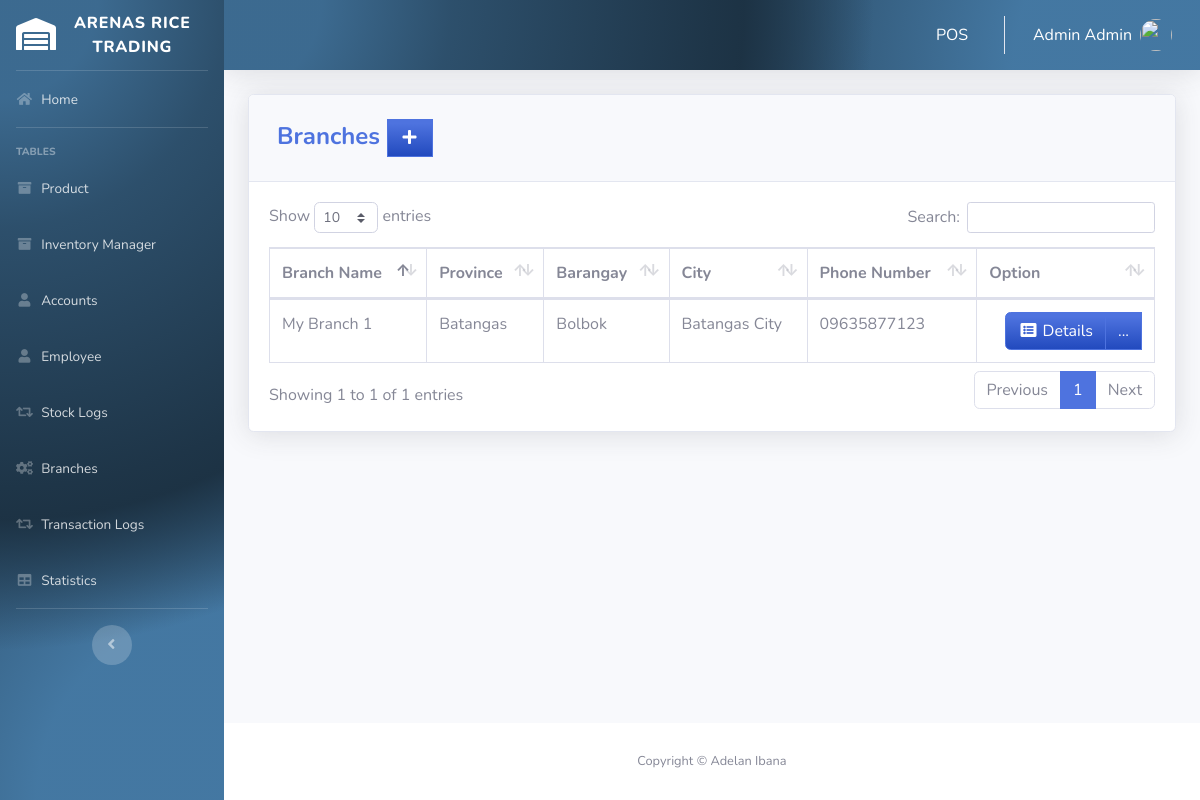
Screenshot of /pages/branches.php (signed in) with the database file from the repository.
### tables this page shows
CREATE TABLE `branches` (
  `BRANCH_ID` int(11) NOT NULL,
  `COMPANY_NAME` varchar(50) DEFAULT NULL,
  `LOCATION_ID` int(11) NOT NULL,
  `PHONE_NUMBER` varchar(11) DEFAULT NULL,
  `BARANGAY` varchar(500) NOT NULL
);

CREATE TABLE `location` (
  `LOCATION_ID` int(11) NOT NULL,
  `PROVINCE` varchar(100) DEFAULT NULL,
  `CITY` varchar(100) DEFAULT NULL,
  `BARANGAY` varchar(50) NOT NULL
);

### pages/branches.php (the view, shortened to what this page needs)
<?php
include'../includes/connection.php';
include'../includes/sidebar.php';
?>
            <div class="card shadow mb-4">
            <div class="card-header py-3">
              <h4 class="m-2 font-weight-bold text-primary">Branches&nbsp;<a  href="#" data-toggle="modal" data-target="#branchesModal" type="button" class="btn btn-primary bg-gradient-primary" style="border-radius: 0px;"><i class="fas fa-fw fa-plus"></i></a></h4>
            </div>
            <div class="card-body">
              <div class="table-responsive">
                <table class="table table-bordered" id="dataTable" width="100%" cellspacing="0">
               <thead>
                   <tr>
                       <th>Branch Name</th>
                       <th>Province</th>
                       <th>Barangay</th>
                       <th>City</th>
                       <th>Phone Number</th>
                       <th>Option</th>
                   </tr>
               </thead>
          <tbody>
<?php
    $query = 'SELECT BRANCH_ID, COMPANY_NAME, l.PROVINCE, l.BARANGAY, l.CITY, PHONE_NUMBER FROM branches s join location l on s.LOCATION_ID=l.LOCATION_ID';
        $result = mysqli_query($db, $query) or die (mysqli_error($db));
            while ($row = mysqli_fetch_assoc($result)) {
                echo '<tr>';
                echo '<td>'. $row['COMPANY_NAME'].'</td>';
                echo '<td>'. $row['PROVINCE'].'</td>';
                echo '<td>'. $row['BARANGAY'].'</td>';
                echo '<td>'. $row['CITY'].'</td>';
                echo '<td>'. $row['PHONE_NUMBER'].'</td>';
                      echo '<td align="right"> <div class="btn-group">
                              <a type="button" class="btn btn-primary bg-gradient-primary" href="bra_searchfrm.php?action=edit & id='.$row['BRANCH_ID'] . '"><i class="fas fa-fw fa-list-alt"></i> Details</a>
                            <div class="btn-group">
                              <a type="button" class="btn btn-primary bg-gradient-primary dropdown no-arrow" data-toggle="dropdown" style="color:white;">
                              ... <span class="caret"></span></a>
                            <ul class="dropdown-menu text-center" role="menu">
                                <li>
                                  <a type="button" class="btn btn-warning bg-gradient-warning btn-block" style="border-radius: 0px;" href="bra_edit.php?action=edit & id='.$row['BRANCH_ID']. '">
                                    <i class="fas fa-fw fa-edit"></i> Edit
                                  </a>
                                </li>
                                <li>
                                  <a type="button" class="btn btn-danger bg-gradient-danger btn-block" style="border-radius: 0px;" href="bra_del.php?action=delete & id='.$row['BRANCH_ID']. '">
                                    <i class="fas fa-fw fa-trash"></i> Delete
                                  </a>
                                </li>
                            </ul>
                            </div>
                          </div> </td>';
                      echo '</tr> ';
                        }
?>
                                </tbody>
                            </table>
                        </div>
                    </div>
                  </div>
<?php
include'../includes/footer.php';
?>

### rows the page displays
branches: COMPANY_NAME "My Branch 1", LOCATION_ID.PROVINCE "Batangas", LOCATION_ID.BARANGAY "Bolbok", LOCATION_ID.CITY "Batangas City", PHONE_NUMBER "09635877123"

### other values shown
$_SESSION['FIRST_NAME'] "Admin"
$_SESSION['LAST_NAME'] "Admin"
